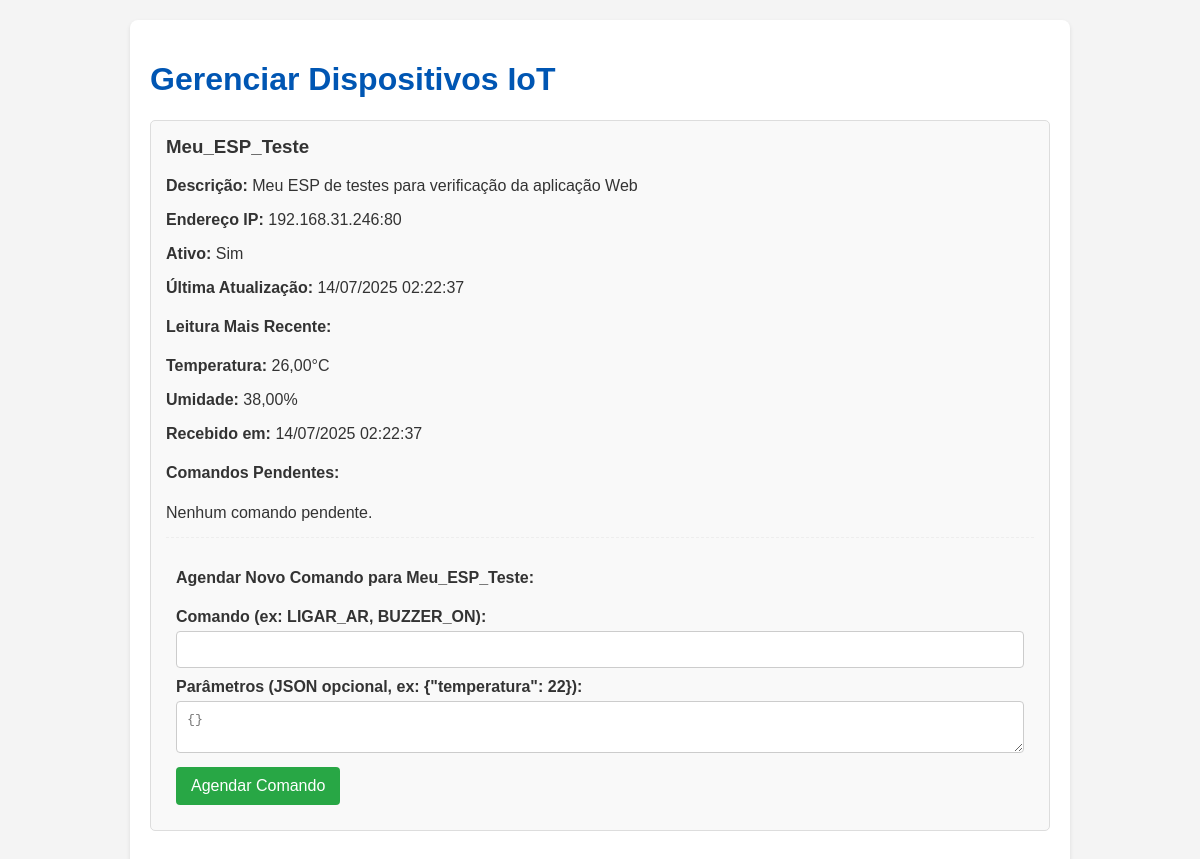
/iot/gerenciar/, run on the app's committed database.
### iot_core/models.py (models this page shows, shortened)
class Dispositivo(models.Model):
    nome = models.CharField(max_length=100, unique=True, help_text="Nome único para identificar o dispositivo (ex: 'ESP8266_Sala').")
    descricao = models.TextField(blank=True, null=True, help_text="Descrição opcional do dispositivo e sua localização.")
    ip_endereco = models.GenericIPAddressField(unique=True, help_text="Endereço IP do dispositivo na rede local.")
    porta = models.IntegerField(default=80, help_text="Porta HTTP que o dispositivo está escutando (geralmente 80).")
    ativo = models.BooleanField(default=True, help_text="Indica se o dispositivo está ativo e online.")
    data_cadastro = models.DateTimeField(auto_now_add=True)
    ultima_atualizacao = models.DateTimeField(auto_now=True)
    class Meta:
        verbose_name = "Dispositivo IoT"
        verbose_name_plural = "Dispositivos IoT"
        ordering = ['nome']

class LeituraSensor(models.Model):
    dispositivo = models.ForeignKey(Dispositivo, on_delete=models.CASCADE, related_name='leituras')
    temperatura = models.DecimalField(max_digits=5, decimal_places=2, help_text="Temperatura em graus Celsius.")
    umidade = models.DecimalField(max_digits=5, decimal_places=2, help_text="Umidade relativa do ar em porcentagem.")
    timestamp = models.DateTimeField(auto_now_add=True, help_text="Data e hora da leitura do sensor.")
    class Meta:
        verbose_name = "Leitura de Sensor"
        verbose_name_plural = "Leituras de Sensores"
        ordering = ['-timestamp'] # Ordena as leituras da mais recente para a mais antiga

### iot_core/views.py (the view, shortened to what this page needs)
# urls.py: path('gerenciar/', views.gerenciar_dispositivos, name='gerenciar_dispositivos'), # gerenciar dispositivos e comandos
def gerenciar_dispositivos(request):
    dispositivos = Dispositivo.objects.all().order_by('nome')
    leituras_recentes = {}
    for disp in dispositivos:
        leitura = LeituraSensor.objects.filter(dispositivo=disp).order_by('-timestamp').first()
        leituras_recentes[disp.id] = leitura
    comandos_pendentes_por_dispositivo = {}
    for disp in dispositivos:
        comandos = ComandoPendente.objects.filter(dispositivo=disp, executado=False).order_by('data_criacao')
        comandos_pendentes_por_dispositivo[disp.id] = comandos
    context = {
        'dispositivos': dispositivos,
        'leituras_recentes': leituras_recentes,
        'comandos_pendentes': comandos_pendentes_por_dispositivo,
    }
    return render(request, 'iot_core/gerenciar_dispositivos.html', context)

### iot_core/templatetags/iot_filters.py (called while the page is built)
@register.filter
def get_item(dictionary, key):
    return dictionary.get(key)

### iot_core/templates/iot_core/gerenciar_dispositivos.html (shortened to what this page needs)
<!DOCTYPE html>
{% load iot_filters %}
<html lang="pt-br">
<head>
</head>
<body>
    <div class="container">
        <h1>Gerenciar Dispositivos IoT</h1>
        {% if dispositivos %}
            {% for dispositivo in dispositivos %}
                <div class="device-card">
                    <h3>{{ dispositivo.nome }}</h3>
                    <p><strong>Descrição:</strong> {{ dispositivo.descricao|default:"N/A" }}</p>
                    <p><strong>Endereço IP:</strong> {{ dispositivo.ip_endereco }}:{{ dispositivo.porta }}</p>
                    <p><strong>Ativo:</strong> {{ dispositivo.ativo|yesno:"Sim,Não" }}</p>
                    <p><strong>Última Atualização:</strong> {{ dispositivo.ultima_atualizacao|date:"d/m/Y H:i:s" }}</p>
                    <h4>Leitura Mais Recente:</h4>
                    {% with leitura=leituras_recentes|get_item:dispositivo.id %}
                        {% if leitura %}
                            <p><strong>Temperatura:</strong> {{ leitura.temperatura }}°C</p>
                            <p><strong>Umidade:</strong> {{ leitura.umidade }}%</p>
                            <p><strong>Recebido em:</strong> {{ leitura.timestamp|date:"d/m/Y H:i:s" }}</p>
                        {% else %}
                            <p>Nenhuma leitura recente disponível.</p>
                        {% endif %}
                    {% endwith %}
                    <h4>Comandos Pendentes:</h4>
                    {% with comandos=comandos_pendentes|get_item:dispositivo.id %}
                        {% if comandos %}
                            <ul class="command-list">
                                {% for comando in comandos %}
                                    <li>{{ comando.comando }} (Criado em: {{ comando.data_criacao|date:"d/m/Y H:i:s" }})</li>
                                {% endfor %}
                            </ul>
                        {% else %}
                            <p>Nenhum comando pendente.</p>
                        {% endif %}
                    {% endwith %}
                    <div class="form-container">
                        <h4>Agendar Novo Comando para {{ dispositivo.nome }}:</h4>
                        <form method="post">
                            <label for="comando-{{ dispositivo.id }}">Comando (ex: LIGAR_AR, BUZZER_ON):</label>
                            <input type="text" id="comando-{{ dispositivo.id }}" name="comando" required>
                            <label for="parametros-{{ dispositivo.id }}">Parâmetros (JSON opcional, ex: {"temperatura": 22}):</label>
                            <textarea id="parametros-{{ dispositivo.id }}" name="parametros" rows="2" placeholder="{}"></textarea>
                            <button type="submit">Agendar Comando</button>
                        </form>
                    </div>
                </div>
            {% endfor %}
        {% else %}
            <p>Nenhum dispositivo cadastrado.</p>
        {% endif %}
    </div>
</body>
</html>

### iot_core/templates/iot_core/gerenciar_dispositivos.html (style rules this page uses)
body { font-family: Arial, sans-serif; margin: 20px; background-color: #f4f4f4; color: #333; }
h1, h2 { color: #0056b3; }
.container { max-width: 900px; margin: 0 auto; background-color: #fff; padding: 20px; border-radius: 8px; box-shadow: 0 2px 4px rgba(0,0,0,0.1); }
.device-card { border: 1px solid #ddd; border-radius: 5px; padding: 15px; margin-bottom: 20px; background-color: #f9f9f9; }
.device-card h3 { margin-top: 0; color: #333; }
.device-card p { margin-bottom: 5px; }
.form-container { margin-top: 15px; padding: 10px; border-top: 1px dashed #eee; }
.form-container label { display: block; margin-bottom: 5px; font-weight: bold; }
.form-container input[type="text"], .form-container textarea { width: calc(100% - 22px); padding: 10px; margin-bottom: 10px; border: 1px solid #ccc; border-radius: 4px; }
.form-container button { background-color: #28a745; color: white; padding: 10px 15px; border: none; border-radius: 4px; cursor: pointer; font-size: 16px; }

### data on the page
Dispositivo: nome "Meu_ESP_Teste", descricao "Meu ESP de testes para verificação da aplicação Web", ip_endereco "192.168.31.246", porta "80", ativo "Sim", ultima_atualizacao "14/07/2025 02:22:37", parametros "{}"
LeituraSensor: temperatura "26,00", umidade "38,00", timestamp "14/07/2025 02:22:37"
